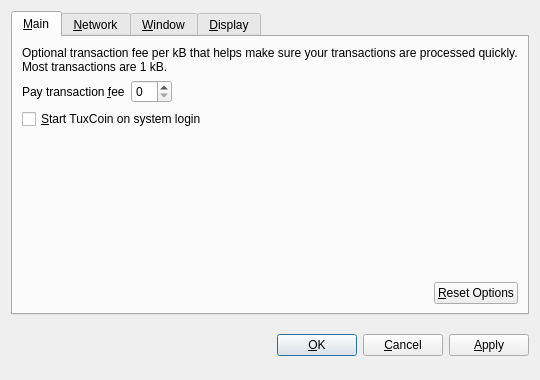
<?xml version="1.0" encoding="UTF-8"?>
<ui version="4.0">
 <class>OptionsDialog</class>
 <widget class="QDialog" name="OptionsDialog">
  <property name="geometry">
   <rect>
    <x>0</x>
    <y>0</y>
    <width>540</width>
    <height>380</height>
   </rect>
  </property>
  <property name="windowTitle">
   <string>Options</string>
  </property>
  <property name="modal">
   <bool>true</bool>
  </property>
  <layout class="QVBoxLayout" name="verticalLayout">
   <item>
    <widget class="QTabWidget" name="tabWidget">
     <property name="tabPosition">
      <enum>QTabWidget::North</enum>
     </property>
     <property name="currentIndex">
      <number>0</number>
     </property>
     <widget class="QWidget" name="tabMain">
      <attribute name="title">
       <string>&amp;Main</string>
      </attribute>
      <layout class="QVBoxLayout" name="verticalLayout_Main">
       <item>
        <widget class="QLabel" name="transactionFeeInfoLabel">
         <property name="text">
          <string>Optional transaction fee per kB that helps make sure your transactions are processed quickly. Most transactions are 1 kB.</string>
         </property>
         <property name="textFormat">
          <enum>Qt::PlainText</enum>
         </property>
         <property name="wordWrap">
          <bool>true</bool>
         </property>
        </widget>
       </item>
       <item>
        <layout class="QHBoxLayout" name="horizontalLayout_1_Main">
         <item>
          <widget class="QLabel" name="transactionFeeLabel">
           <property name="text">
            <string>Pay transaction &amp;fee</string>
           </property>
           <property name="textFormat">
            <enum>Qt::PlainText</enum>
           </property>
           <property name="buddy">
            <cstring>transactionFee</cstring>
           </property>
          </widget>
         </item>
         <item>
          <widget class="BitcoinAmountField" name="transactionFee"/>
         </item>
         <item>
          <spacer name="horizontalSpacer_1_Main">
           <property name="orientation">
            <enum>Qt::Horizontal</enum>
           </property>
           <property name="sizeHint" stdset="0">
            <size>
             <width>40</width>
             <height>20</height>
            </size>
           </property>
          </spacer>
         </item>
        </layout>
       </item>
       <item>
        <widget class="QCheckBox" name="bitcoinAtStartup">
         <property name="toolTip">
          <string>Automatically start TuxCoin after logging in to the system.</string>
         </property>
         <property name="text">
          <string>&amp;Start TuxCoin on system login</string>
         </property>
        </widget>
       </item>
       <item>
        <spacer name="verticalSpacer_Main">
         <property name="orientation">
          <enum>Qt::Vertical</enum>
         </property>
         <property name="sizeHint" stdset="0">
          <size>
           <width>20</width>
           <height>40</height>
          </size>
         </property>
        </spacer>
       </item>
       <item>
        <layout class="QHBoxLayout" name="horizontalLayout_2_Main">
         <item>
          <spacer name="horizontalSpacer_2_Main">
           <property name="orientation">
            <enum>Qt::Horizontal</enum>
           </property>
           <property name="sizeHint" stdset="0">
            <size>
             <width>40</width>
             <height>20</height>
            </size>
           </property>
          </spacer>
         </item>
         <item>
          <widget class="QPushButton" name="resetButton">
           <property name="toolTip">
            <string>Reset all client options to default.</string>
           </property>
           <property name="text">
            <string>&amp;Reset Options</string>
           </property>
           <property name="autoDefault">
            <bool>false</bool>
           </property>
          </widget>
         </item>
        </layout>
       </item>
      </layout>
     </widget>
     <widget class="QWidget" name="tabNetwork">
      <attribute name="title">
       <string>&amp;Network</string>
      </attribute>
      <layout class="QVBoxLayout" name="verticalLayout_Network">
       <item>
        <widget class="QCheckBox" name="mapPortUpnp">
         <property name="toolTip">
          <string>Automatically open the TuxCoin client port on the router. This only works when your router supports UPnP and it is enabled.</string>
         </property>
         <property name="text">
          <string>Map port using &amp;UPnP</string>
         </property>
        </widget>
       </item>
       <item>
        <widget class="QCheckBox" name="connectSocks">
         <property name="toolTip">
          <string>Connect to the TuxCoin network through a SOCKS proxy (e.g. when connecting through Tor).</string>
         </property>
         <property name="text">
          <string>&amp;Connect through SOCKS proxy:</string>
         </property>
        </widget>
       </item>
       <item>
        <layout class="QHBoxLayout" name="horizontalLayout_Network">
         <item>
          <widget class="QLabel" name="proxyIpLabel">
           <property name="text">
            <string>Proxy &amp;IP:</string>
           </property>
           <property name="textFormat">
            <enum>Qt::PlainText</enum>
           </property>
           <property name="buddy">
            <cstring>proxyIp</cstring>
           </property>
          </widget>
         </item>
         <item>
          <widget class="QValidatedLineEdit" name="proxyIp">
           <property name="maximumSize">
            <size>
             <width>140</width>
             <height>16777215</height>
            </size>
           </property>
           <property name="toolTip">
            <string>IP address of the proxy (e.g. 127.0.0.1)</string>
           </property>
          </widget>
         </item>
         <item>
          <widget class="QLabel" name="proxyPortLabel">
           <property name="text">
            <string>&amp;Port:</string>
           </property>
           <property name="textFormat">
            <enum>Qt::PlainText</enum>
           </property>
           <property name="buddy">
            <cstring>proxyPort</cstring>
           </property>
          </widget>
         </item>
         <item>
          <widget class="QLineEdit" name="proxyPort">
           <property name="maximumSize">
            <size>
             <width>55</width>
             <height>16777215</height>
            </size>
           </property>
           <property name="toolTip">
            <string>Port of the proxy (e.g. 9050)</string>
           </property>
          </widget>
         </item>
         <item>
          <widget class="QLabel" name="socksVersionLabel">
           <property name="text">
            <string>SOCKS &amp;Version:</string>
           </property>
           <property name="textFormat">
            <enum>Qt::PlainText</enum>
           </property>
           <property name="buddy">
            <cstring>socksVersion</cstring>
           </property>
          </widget>
         </item>
         <item>
          <widget class="QValueComboBox" name="socksVersion">
           <property name="toolTip">
            <string>SOCKS version of the proxy (e.g. 5)</string>
           </property>
          </widget>
         </item>
         <item>
          <spacer name="horizontalSpacer_Network">
           <property name="orientation">
            <enum>Qt::Horizontal</enum>
           </property>
           <property name="sizeHint" stdset="0">
            <size>
             <width>40</width>
             <height>20</height>
            </size>
           </property>
          </spacer>
         </item>
        </layout>
       </item>
       <item>
        <spacer name="verticalSpacer_Network">
         <property name="orientation">
          <enum>Qt::Vertical</enum>
         </property>
         <property name="sizeHint" stdset="0">
          <size>
           <width>20</width>
           <height>40</height>
          </size>
         </property>
        </spacer>
       </item>
      </layout>
     </widget>
     <widget class="QWidget" name="tabWindow">
      <attribute name="title">
       <string>&amp;Window</string>
      </attribute>
      <layout class="QVBoxLayout" name="verticalLayout_Window">
       <item>
        <widget class="QCheckBox" name="minimizeToTray">
         <property name="toolTip">
          <string>Show only a tray icon after minimizing the window.</string>
         </property>
         <property name="text">
          <string>&amp;Minimize to the tray instead of the taskbar</string>
         </property>
        </widget>
       </item>
       <item>
        <widget class="QCheckBox" name="minimizeOnClose">
         <property name="toolTip">
          <string>Minimize instead of exit the application when the window is closed. When this option is enabled, the application will be closed only after selecting Quit in the menu.</string>
         </property>
         <property name="text">
          <string>M&amp;inimize on close</string>
         </property>
        </widget>
       </item>
       <item>
        <spacer name="verticalSpacer_Window">
         <property name="orientation">
          <enum>Qt::Vertical</enum>
         </property>
         <property name="sizeHint" stdset="0">
          <size>
           <width>20</width>
           <height>40</height>
          </size>
         </property>
        </spacer>
       </item>
      </layout>
     </widget>
     <widget class="QWidget" name="tabDisplay">
      <attribute name="title">
       <string>&amp;Display</string>
      </attribute>
      <layout class="QVBoxLayout" name="verticalLayout_Display">
       <item>
        <layout class="QHBoxLayout" name="horizontalLayout_1_Display">
         <item>
          <widget class="QLabel" name="langLabel">
           <property name="text">
            <string>User Interface &amp;language:</string>
           </property>
           <property name="textFormat">
            <enum>Qt::PlainText</enum>
           </property>
           <property name="buddy">
            <cstring>lang</cstring>
           </property>
          </widget>
         </item>
         <item>
          <widget class="QValueComboBox" name="lang">
           <property name="toolTip">
            <string>The user interface language can be set here. This setting will take effect after restarting TuxCoin.</string>
           </property>
          </widget>
         </item>
        </layout>
       </item>
       <item>
        <layout class="QHBoxLayout" name="horizontalLayout_2_Display">
         <item>
          <widget class="QLabel" name="unitLabel">
           <property name="text">
            <string>&amp;Unit to show amounts in:</string>
           </property>
           <property name="textFormat">
            <enum>Qt::PlainText</enum>
           </property>
           <property name="buddy">
            <cstring>unit</cstring>
           </property>
          </widget>
         </item>
         <item>
          <widget class="QValueComboBox" name="unit">
           <property name="toolTip">
            <string>Choose the default subdivision unit to show in the interface and when sending coins.</string>
           </property>
          </widget>
         </item>
        </layout>
       </item>
       <item>
        <widget class="QCheckBox" name="displayAddresses">
         <property name="toolTip">
          <string>Whether to show TuxCoin addresses in the transaction list or not.</string>
         </property>
         <property name="text">
          <string>&amp;Display addresses in transaction list</string>
         </property>
        </widget>
       </item>
       <item>
        <widget class="QCheckBox" name="coinControlFeatures">
         <property name="toolTip">
          <string>Whether to show coin control features or not.</string>
         </property>
         <property name="text">
          <string>Display coin &amp;control features (experts only!)</string>
         </property>
        </widget>
       </item>
       <item>
        <spacer name="verticalSpacer_Display">
         <property name="orientation">
          <enum>Qt::Vertical</enum>
         </property>
         <property name="sizeHint" stdset="0">
          <size>
           <width>20</width>
           <height>40</height>
          </size>
         </property>
        </spacer>
       </item>
      </layout>
     </widget>
    </widget>
   </item>
   <item>
    <layout class="QHBoxLayout" name="horizontalLayout_Buttons">
     <item>
      <spacer name="horizontalSpacer_1">
       <property name="orientation">
        <enum>Qt::Horizontal</enum>
       </property>
       <property name="sizeHint" stdset="0">
        <size>
         <width>40</width>
         <height>48</height>
        </size>
       </property>
      </spacer>
     </item>
     <item>
      <widget class="QLabel" name="statusLabel">
       <property name="font">
        <font>
         <weight>75</weight>
         <bold>true</bold>
        </font>
       </property>
       <property name="text">
        <string/>
       </property>
       <property name="textFormat">
        <enum>Qt::PlainText</enum>
       </property>
       <property name="wordWrap">
        <bool>true</bool>
       </property>
      </widget>
     </item>
     <item>
      <spacer name="horizontalSpacer_2">
       <property name="orientation">
        <enum>Qt::Horizontal</enum>
       </property>
       <property name="sizeHint" stdset="0">
        <size>
         <width>40</width>
         <height>48</height>
        </size>
       </property>
      </spacer>
     </item>
     <item>
      <widget class="QPushButton" name="okButton">
       <property name="text">
        <string>&amp;OK</string>
       </property>
      </widget>
     </item>
     <item>
      <widget class="QPushButton" name="cancelButton">
       <property name="text">
        <string>&amp;Cancel</string>
       </property>
       <property name="autoDefault">
        <bool>false</bool>
       </property>
      </widget>
     </item>
     <item>
      <widget class="QPushButton" name="applyButton">
       <property name="text">
        <string>&amp;Apply</string>
       </property>
       <property name="autoDefault">
        <bool>false</bool>
       </property>
      </widget>
     </item>
    </layout>
   </item>
  </layout>
 </widget>
 <customwidgets>
  <customwidget>
   <class>BitcoinAmountField</class>
   <extends>QSpinBox</extends>
   <header>bitcoinamountfield.h</header>
  </customwidget>
  <customwidget>
   <class>QValueComboBox</class>
   <extends>QComboBox</extends>
   <header>qvaluecombobox.h</header>
  </customwidget>
  <customwidget>
   <class>QValidatedLineEdit</class>
   <extends>QLineEdit</extends>
   <header>qvalidatedlineedit.h</header>
  </customwidget>
 </customwidgets>
 <resources/>
 <connections/>
</ui>
